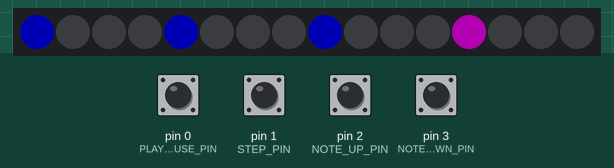
Recording of a sketch running on a simulated Teensy 4. Shown: 16 RGB LEDs in strip order, left to right. Inputs (shaded band) come from the test bench; at power-on: pin 0 (PLAY_PAUSE_PIN), pin 1 (STEP_PIN), pin 2 (NOTE_UP_PIN), pin 3 (NOTE_DOWN_PIN) HIGH. Dim RGB values are drawn brighter than linear.

Above: at 1.26 s.
1.3 s: pin 1 (STEP_PIN) pulled LOW for 0.15 s
At 1.37 s:
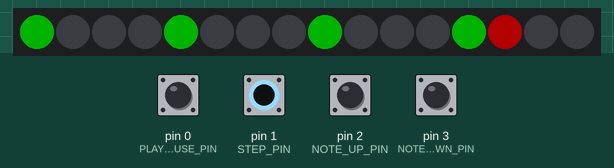
2.0 s: pin 1 (STEP_PIN) pulled LOW for 1 s
At 2.37 s:
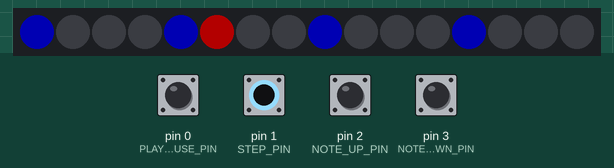
3.6 s: pin 0 (PLAY_PAUSE_PIN) pulled LOW for 0.15 s
5.2 s: pin 0 (PLAY_PAUSE_PIN) pulled LOW for 1 s
At 5.28 s:
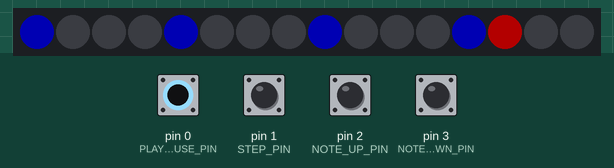
Timing chart, 0 to 7.8 s (numbered marks = the images above; inputs shaded):
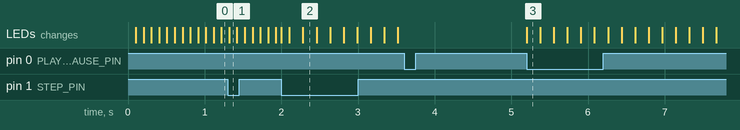

The sketch:

jsequencer_software.ino
```cpp
#include <Adafruit_NeoPixel.h>

// pin definitions
#define PLAY_PAUSE_PIN 0
#define STEP_PIN 1
#define NOTE_UP_PIN 2
#define NOTE_DOWN_PIN 3
#define NEOPIXELS_PIN 10

// sequence parameters
#define NUM_STEPS 16
#define VELOCITY 100
#define CHANNEL 1
#define MIN_STEP_DELAY 10

// define the step
struct Step {
  int note;
  int vel;
};

// declare neopixel strip
Adafruit_NeoPixel strip(NUM_STEPS, NEOPIXELS_PIN, NEO_GRB + NEO_KHZ800);

// variables
int step_delay, current_step;
unsigned long tempoStartTime, tempoEndTime, lastStepTime;
bool playing, tempoTimerOn, noteIsOn;
struct Step sequencer[NUM_STEPS];

void set_step(int i, int note, int vel) {
  sequencer[i].note = note;
  sequencer[i].vel = vel;
}

void set_sequence() {
  // preset sequence
  set_step(0, 60, VELOCITY);
  set_step(1, 64, VELOCITY);
  set_step(2, 67, VELOCITY);
  set_step(3, 71, VELOCITY);
  set_step(4, 60, VELOCITY);
  set_step(5, 64, VELOCITY);
  set_step(6, 67, VELOCITY);
  set_step(7, 71, VELOCITY);
  set_step(8, 60, VELOCITY);
  set_step(9, 64, VELOCITY);
  set_step(10, 65, VELOCITY);
  set_step(11, 67, VELOCITY);
  set_step(12, 60, VELOCITY);
  set_step(13, 64, VELOCITY);
  set_step(14, 65, VELOCITY);
  set_step(15, 67, VELOCITY);
}


void show_current_step() {
  // show the current step on the neopixels
  strip.clear();
  for(int i = 0; i < NUM_STEPS; i++){

    if(i % 4 == 0){
      if(i == current_step){
        strip.setPixelColor(i, 60, 0, 60);
      }
      else if(tempoTimerOn){
        strip.setPixelColor(i, 0, 60, 0);
      }
      else{
        strip.setPixelColor(i, 0, 0, 60);
      }
    }

    else if(i == current_step){
      strip.setPixelColor(i, 60, 0, 0);
    }
    else {
      strip.setPixelColor(i, 0, 0, 0);
    }
  }
  strip.show();
}

void play_pause_button_pressed() {
  if(playing){
    step_off();
  }
  playing = !playing; // toggle play/pause
}

void step_button_pressed() {
  if(playing == false) {
    step_ahead();
    autoplay_step();
  }
  else {
    if(tempoTimerOn == false)
    {
      tempoStartTime = millis();
      tempoTimerOn = true;
    }
    else
    {
        tempoEndTime = millis();
        tempoTimerOn = false;
        if(tempoEndTime - tempoStartTime >= MIN_STEP_DELAY){
          step_delay = int((tempoEndTime - tempoStartTime) / 4);
        }
    }
  }
}

void note_up_button_pressed() {
  if(playing == false) {
    sequencer[current_step].note = sequencer[current_step].note + 1;
    autoplay_step();
  }
}

void note_down_button_pressed() {
  if(playing == false) {
    sequencer[current_step].note = sequencer[current_step].note - 1;
    autoplay_step();
  }
}

void step_ahead() {
  // step ahead one place
    current_step++;
    if (current_step >= NUM_STEPS)
      current_step = 0;
}

void autoplay_step(){
  step_on();
  delay(step_delay);
  step_off();
}

void step_on(){
  usbMIDI.sendNoteOn(sequencer[current_step].note, VELOCITY, CHANNEL);
}

void step_off(){
  usbMIDI.sendNoteOff(sequencer[current_step].note, VELOCITY, CHANNEL);
}

void setup() {
  // start user interface
  strip.begin();
  strip.show();

  // initialize buttons
  pinMode(PLAY_PAUSE_PIN, INPUT_PULLUP);
  attachInterrupt(digitalPinToInterrupt(PLAY_PAUSE_PIN), play_pause_button_pressed, FALLING);
  pinMode(STEP_PIN, INPUT_PULLUP);
  attachInterrupt(digitalPinToInterrupt(STEP_PIN), step_button_pressed, FALLING);
  pinMode(NOTE_UP_PIN, INPUT_PULLUP);
  attachInterrupt(digitalPinToInterrupt(NOTE_UP_PIN), note_up_button_pressed, FALLING);
  pinMode(NOTE_DOWN_PIN, INPUT_PULLUP);
  attachInterrupt(digitalPinToInterrupt(NOTE_DOWN_PIN), note_down_button_pressed, FALLING);

  set_sequence();

  step_delay = 100; // step delay in ms
  lastStepTime = millis();
  current_step = 0;
  playing = true;
  tempoTimerOn = false;
  noteIsOn = false;
}

void loop() {

  if(playing == true) {
    if(millis() > lastStepTime + step_delay){
      lastStepTime = millis();
      step_ahead();
      step_on();
    }
    else if(millis() > lastStepTime + (step_delay / 2)){
      step_off();
    }
  }
  show_current_step();

  while(usbMIDI.read()) {} // ignore incoming MIDI messages

}
```

Measured:
- after the input at 1.3 s, the LEDs: change at once (image 1)
- after the input at 2.0 s, the LEDs: first change at once (image 2 shows a later state)
- after the input at 3.6 s, every drawn part: stays the same
- after the input at 5.2 s, the LEDs: change at once (image 3)
